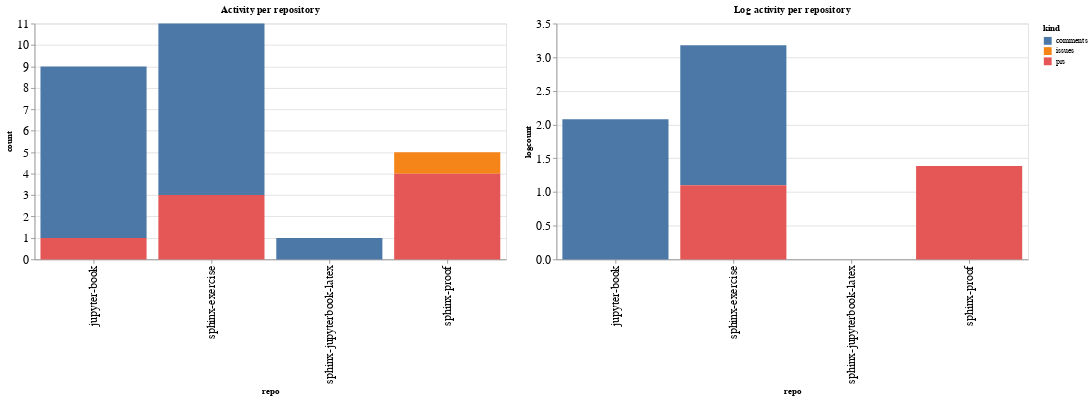

The cell this chart's notebook holds for it:
### Code cell
ch1 = alt.Chart(repo_summaries, width=600, title="Activity per repository").mark_bar().encode(
    x='repo',
    y='count',
    color='kind',
    tooltip="kind"
)

ch2 = alt.Chart(repo_summaries, width=600, title="Log activity per repository").mark_bar().encode(
    x='repo',
    y='logcount',
    color='kind',
    tooltip="kind"
)

ch1 | ch2

### Figure 1 — Vega-Lite specification as saved in the notebook (floating-point values rounded to 4 significant figures)
{"config": {"axisLeft": {"labelFontSize": 15}, "axisBottom": {"labelFontSize": 15}}, "hconcat": [{"mark": "bar", "encoding": {"color": {"type": "nominal", "field": "kind"}, "tooltip": {"type": "nominal", "field": "kind"}, "x": {"type": "nominal", "field": "repo"}, "y": {"type": "quantitative", "field": "count"}}, "title": "Activity per repository", "width": 600}, {"mark": "bar", "encoding": {"color": {"type": "nominal", "field": "kind"}, "tooltip": {"type": "nominal", "field": "kind"}, "x": {"type": "nominal", "field": "repo"}, "y": {"type": "quantitative", "field": "logcount"}}, "title": "Log activity per repository", "width": 600}], "data": {"name": "data-7fba8b4eb90ff204a46a78df14e08584"}, "$schema": "https://vega.github.io/schema/vega-lite/v4.8.1.json", "datasets": {"data-7fba8b4eb90ff204a46a78df14e08584": [{"repo": "jupyter-book", "kind": "comments", "count": 8, "logcount": 2.079}, {"repo": "jupyter-book", "kind": "prs", "count": 1, "logcount": 0.0}, {"repo": "sphinx-exercise", "kind": "comments", "count": 8, "logcount": 2.079}, {"repo": "sphinx-exercise", "kind": "prs", "count": 3, "logcount": 1.099}, {"repo": "sphinx-jupyterbook-latex", "kind": "comments", "count": 1, "logcount": 0.0}, {"repo": "sphinx-proof", "kind": "issues", "count": 1, "logcount": 0.0}, {"repo": "sphinx-proof", "kind": "prs", "count": 4, "logcount": 1.386}]}}
